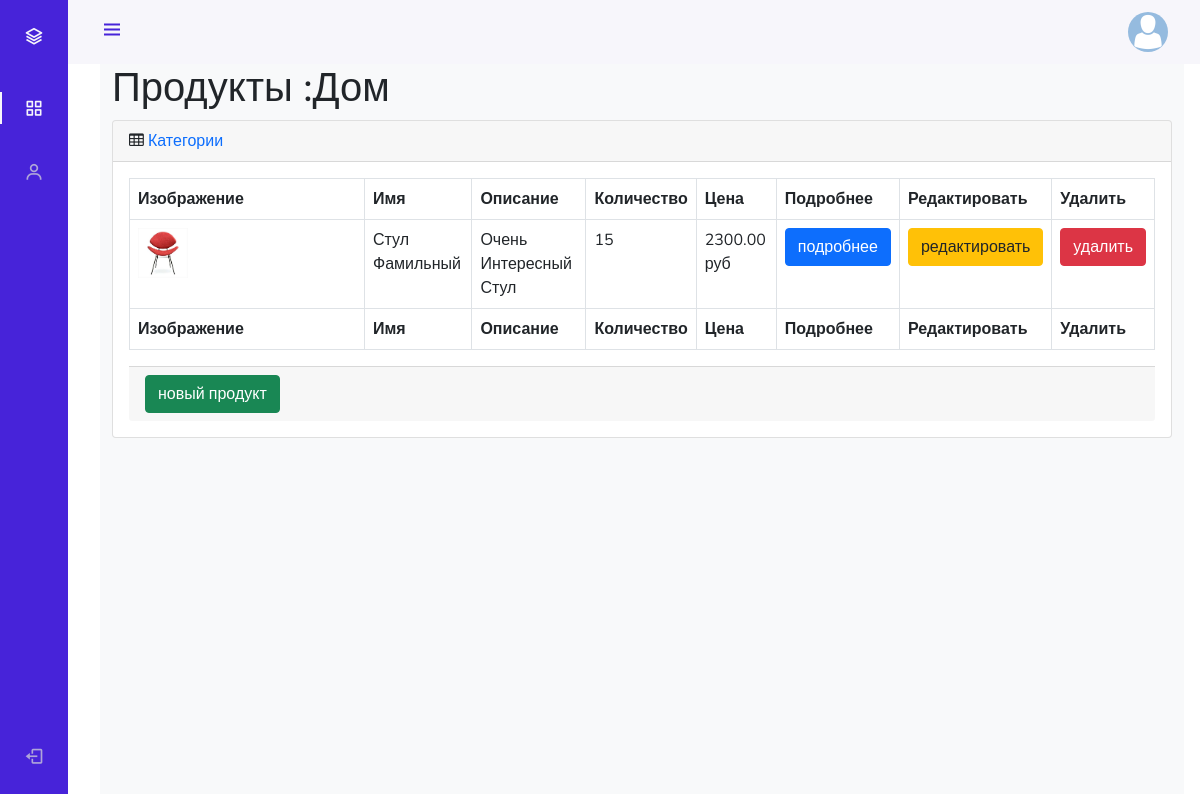
/admin_staff/products/read/category/1/, run on the app's committed database.
### mainapp/models.py (models this page shows, shortened)
class ProductCategory(models.Model):
    name = models.CharField(max_length=64, unique=True, verbose_name='имя')
    description = models.TextField(
        verbose_name='описание',
        blank=True
    )
    created = models.DateTimeField(
        auto_now_add=True
    )
    updated = models.DateTimeField(
        auto_now=True
    )

class Product(models.Model):
    category = models.ForeignKey(
        ProductCategory,
        on_delete=models.CASCADE,
        verbose_name='категория'
    )
    name = models.CharField(
        verbose_name='имя продукта',
        max_length=128
    )
    image = models.ImageField(
        upload_to='products_img',
        blank=True
    )
    short_desc = models.CharField(
        max_length=256,
        verbose_name='краткое описание',
        blank=True
    )
    description = models.TextField(
        verbose_name='описание продукта',
        blank=True,
        max_length=500
    )
    price = models.DecimalField(
        verbose_name='цена продукта',
        max_digits=8,
        decimal_places=2,
        default=0
    )
    quantity = models.PositiveIntegerField(
        verbose_name='количество на складе',
        default=0
    )

### adminapp/views.py (the view)
# urls.py: path('products/read/category/<int:pk>/', adminapp.products, name='products'),
def products(request, pk):
    title = 'админка/продукт'
    category = get_object_or_404(ProductCategory, pk=pk)
    products_list = Product.objects.filter(category__pk=pk).order_by('name')
    context = {
        'title': title,
        'category': category,
        'objects': products_list,
    }
    return render(request, 'adminapp/products.html', context)

### adminapp/templates/adminapp/products.html (shortened to what this page needs)
{% extends 'adminapp/base.html' %}
{% load static %}
{% block content %}
    <div class="container-fluid">
        <h1 class="mt-4">Продукты
            {% if category %}
                :<span>{{ category.name }}</span>
            {% endif %}
        </h1>
        <div class="card mb-4">
            <div class="card-header">
                <i class="fa fa-table mr-1"></i>
                <a href="{% url 'admin_staff:categories' %}">Категории</a>
            </div>
            <div class="card-body">
                <div class="table-responsive">
                    <table class="table table-bordered" id="dataTable" width="100%" cellspacing="0">
                        <thead>
                        <tr>
                            <th>Изображение</th>
                            <th>Имя</th>
                            <th>Описание</th>
                            <th>Количество</th>
                            <th>Цена</th>
                            <th>Подробнее</th>
                            <th>Редактировать</th>
                            <th>Удалить</th>
                        </tr>
                        </thead>
                        <tfoot>
                        <tr>
                            <th>Изображение</th>
                            <th>Имя</th>
                            <th>Описание</th>
                            <th>Количество</th>
                            <th>Цена</th>
                            <th>Подробнее</th>
                            <th>Редактировать</th>
                            <th>Удалить</th>
                        </tr>
                        </tfoot>
                        <tbody>
                            {% for object in objects %}
                                <tr>
                                <td><img src="/media/{{object.image|default:'products_images/default.jpg'}}"
                                  alt="{{ object.name }}" style="width:50px;">
                                </td>
                                <td>
                                  {{ object.name|title }}
                                </td>
                                <td>
                                  {{ object.short_desc|title }}
                                </td>
                                <td>{{ object.quantity }}</td>
                                <td>{{ object.price }} руб</td>
                                <td>
                                  <button type="button" class="btn btn-primary">
                                    <a class="text-white" href={% url 'admin_staff:product_read' object.pk %}>
                                      подробнее
                                  </button>
                                </td>
                                <td>
                                  <button class="btn btn-warning">
                                    <a class="text-dark" href={% url 'admin_staff:product_update' object.pk %}>
                                      редактировать
                                  </button>
                                    </td>
                                <td>
                                  <button class="btn btn-danger">
                                    <a class="text-white" href={% url 'admin_staff:product_delete' object.pk %}>
                                      удалить
                                  </button>
                                </td>
                                </tr>
                            {% endfor%}
                        </tbody>
                    </table>
            <div class="card-footer">
                <button class="btn btn-success">
                  <a class="text-white" href={% url 'admin_staff:product_create' category.pk %}>
                    новый продукт
                </button>
            </div>
  </div>
{% endblock %}

### geekshop/static/style.css (style rules this page uses)
* { margin: 0; padding: 0; }
body { font-family: 'Montserrat', sans-serif; }
html, body { height: 100%; }
table { width: 100%; }
td:first-child { width: 235px; }

### adminapp/static/adminapp/style.css (style rules this page uses)
:root { --header-height: 3rem; --nav-width: 68px; --first-color: #4723D9; --first-color-light: #AFA5D9; --white-color: #F7F6FB; --body-font: 'Nunito', sans-serif; --normal-font-size: 1rem; --z-fixed: 100 }
body { position: relative; margin: var(--header-height) 0 0 0; padding: 0 1rem; font-family: var(--body-font); font-size: var(--normal-font-size); transition: .5s }
a { text-decoration: none }
@media screen and (min-width: 768px) { body { margin: calc(var(--header-height) + 1rem) 0 0 0; padding-left: calc(var(--nav-width) + 2rem) } }

### data on the page
ProductCategory: name "Дом"
Product: image (picture), name "Стул Фамильный", short_desc "Очень Интересный Стул", quantity "15", price "2300.00"
